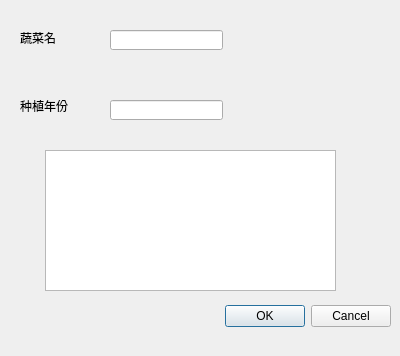
<?xml version="1.0" encoding="UTF-8"?>
<ui version="4.0">
 <class>searchPlantDialog</class>
 <widget class="QDialog" name="searchPlantDialog">
  <property name="geometry">
   <rect>
    <x>0</x>
    <y>0</y>
    <width>400</width>
    <height>356</height>
   </rect>
  </property>
  <property name="windowTitle">
   <string>Dialog</string>
  </property>
  <widget class="QDialogButtonBox" name="buttonBox">
   <property name="geometry">
    <rect>
     <x>50</x>
     <y>300</y>
     <width>341</width>
     <height>32</height>
    </rect>
   </property>
   <property name="orientation">
    <enum>Qt::Horizontal</enum>
   </property>
   <property name="standardButtons">
    <set>QDialogButtonBox::Cancel|QDialogButtonBox::Ok</set>
   </property>
  </widget>
  <widget class="QLabel" name="label">
   <property name="geometry">
    <rect>
     <x>20</x>
     <y>30</y>
     <width>71</width>
     <height>16</height>
    </rect>
   </property>
   <property name="text">
    <string>蔬菜名</string>
   </property>
  </widget>
  <widget class="QLabel" name="label_2">
   <property name="geometry">
    <rect>
     <x>20</x>
     <y>100</y>
     <width>54</width>
     <height>12</height>
    </rect>
   </property>
   <property name="text">
    <string>种植年份</string>
   </property>
  </widget>
  <widget class="QLabel" name="label_3">
   <property name="geometry">
    <rect>
     <x>60</x>
     <y>300</y>
     <width>54</width>
     <height>21</height>
    </rect>
   </property>
   <property name="text">
    <string/>
   </property>
  </widget>
  <widget class="QTableView" name="tableView">
   <property name="geometry">
    <rect>
     <x>45</x>
     <y>150</y>
     <width>291</width>
     <height>141</height>
    </rect>
   </property>
  </widget>
  <widget class="QLineEdit" name="vegName">
   <property name="geometry">
    <rect>
     <x>110</x>
     <y>30</y>
     <width>113</width>
     <height>20</height>
    </rect>
   </property>
  </widget>
  <widget class="QLineEdit" name="vegYear">
   <property name="geometry">
    <rect>
     <x>110</x>
     <y>100</y>
     <width>113</width>
     <height>20</height>
    </rect>
   </property>
  </widget>
 </widget>
 <resources/>
 <connections>
  <connection>
   <sender>buttonBox</sender>
   <signal>rejected()</signal>
   <receiver>searchPlantDialog</receiver>
   <slot>reject()</slot>
   <hints>
    <hint type="sourcelabel">
     <x>316</x>
     <y>260</y>
    </hint>
    <hint type="destinationlabel">
     <x>286</x>
     <y>274</y>
    </hint>
   </hints>
  </connection>
 </connections>
</ui>
